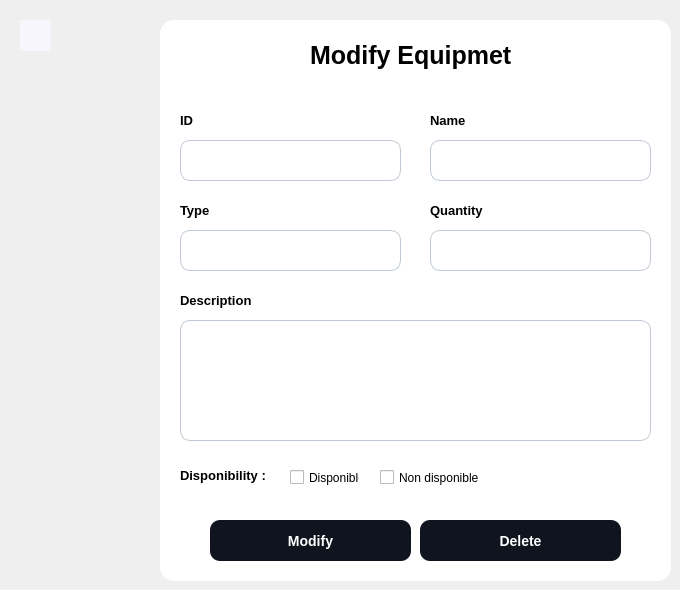
         <widget class="QWidget" name="page_3">
          <widget class="QLabel" name="title1_2">
           <property name="geometry">
            <rect>
             <x>310</x>
             <y>40</y>
             <width>221</width>
             <height>31</height>
            </rect>
           </property>
           <property name="styleSheet">
            <string notr="true">#title1_2 {
	font-size: 25px ; 
	font-weight:bold ; 
	
}</string>
           </property>
           <property name="text">
            <string>Modify Equipmet</string>
           </property>
          </widget>
          <widget class="QLabel" name="label_8">
           <property name="geometry">
            <rect>
             <x>180</x>
             <y>110</y>
             <width>21</width>
             <height>21</height>
            </rect>
           </property>
           <property name="styleSheet">
            <string notr="true">font-size:13px;
font-weight:bold ; </string>
           </property>
           <property name="text">
            <string>ID</string>
           </property>
          </widget>
          <widget class="QCheckBox" name="checkBox_3">
           <property name="geometry">
            <rect>
             <x>380</x>
             <y>467</y>
             <width>101</width>
             <height>21</height>
            </rect>
           </property>
           <property name="cursor">
            <cursorShape>PointingHandCursor</cursorShape>
           </property>
           <property name="text">
            <string>Non disponible</string>
           </property>
           <property name="autoExclusive">
            <bool>true</bool>
           </property>
           <property name="tristate">
            <bool>false</bool>
           </property>
          </widget>
          <widget class="QLineEdit" name="name_2">
           <property name="geometry">
            <rect>
             <x>430</x>
             <y>140</y>
             <width>221</width>
             <height>41</height>
            </rect>
           </property>
           <property name="styleSheet">
            <string notr="true">
	background-color:white ; 
	border-radius:10px ; 
	font-size:13px ; 
	padding-left : 15px ; 
	border:1px solid #BFC9D3 ; 
</string>
           </property>
          </widget>
          <widget class="QLineEdit" name="qnt_2">
           <property name="geometry">
            <rect>
             <x>430</x>
             <y>230</y>
             <width>221</width>
             <height>41</height>
            </rect>
           </property>
           <property name="styleSheet">
            <string notr="true">
	background-color:white ; 
	border-radius:10px ; 
	font-size:13px ; 
	padding-left : 15px ; 
	border:1px solid #BFC9D3 ; 
</string>
           </property>
          </widget>
          <widget class="QLabel" name="label_9">
           <property name="geometry">
            <rect>
             <x>180</x>
             <y>200</y>
             <width>31</width>
             <height>21</height>
            </rect>
           </property>
           <property name="styleSheet">
            <string notr="true">font-size:13px;
font-weight:bold ; </string>
           </property>
           <property name="text">
            <string>Type</string>
           </property>
          </widget>
          <widget class="QLabel" name="label_10">
           <property name="geometry">
            <rect>
             <x>180</x>
             <y>290</y>
             <width>81</width>
             <height>21</height>
            </rect>
           </property>
           <property name="styleSheet">
            <string notr="true">font-size:13px;
font-weight:bold ; </string>
           </property>
           <property name="text">
            <string>Description</string>
           </property>
          </widget>
          <widget class="QLineEdit" name="ID_2">
           <property name="enabled">
            <bool>false</bool>
           </property>
           <property name="geometry">
            <rect>
             <x>180</x>
             <y>140</y>
             <width>221</width>
             <height>41</height>
            </rect>
           </property>
           <property name="styleSheet">
            <string notr="true">
	background-color:white ; 
	border-radius:10px ; 
	font-size:13px ; 
	padding-left : 15px ; 
	border:1px solid #BFC9D3 ; 
</string>
           </property>
          </widget>
          <widget class="QWidget" name="add_container_2" native="true">
           <property name="geometry">
            <rect>
             <x>160</x>
             <y>20</y>
             <width>511</width>
             <height>561</height>
            </rect>
           </property>
           <property name="styleSheet">
            <string notr="true">background-color :white ; 
border-radius :14px ; 
</string>
           </property>
           <widget class="QPushButton" name="modify">
            <property name="geometry">
             <rect>
              <x>50</x>
              <y>500</y>
              <width>201</width>
              <height>41</height>
             </rect>
            </property>
            <property name="cursor">
             <cursorShape>PointingHandCursor</cursorShape>
            </property>
            <property name="styleSheet">
             <string notr="true">QPushButton {
	background-color:#0F141E ; 
	border-radius:10px ; 
	color : white ; 
	font-size:14px ; 
	font-weight:bold; 
}

QPushButton::hover {
	background-color:#4AC7EA ; 
	color:white ; 
}</string>
            </property>
            <property name="text">
             <string>Modify</string>
            </property>
           </widget>
           <widget class="QPushButton" name="delete_2">
            <property name="geometry">
             <rect>
              <x>260</x>
              <y>500</y>
              <width>201</width>
              <height>41</height>
             </rect>
            </property>
            <property name="cursor">
             <cursorShape>PointingHandCursor</cursorShape>
            </property>
            <property name="styleSheet">
             <string notr="true">QPushButton {
	background-color:#0F141E ; 
	border-radius:10px ; 
	color : white ; 
	font-size:14px ; 
	font-weight:bold; 
}

QPushButton::hover {
	background-color:#D60002 ; 
	color:white ; 
}</string>
            </property>
            <property name="text">
             <string>Delete</string>
            </property>
           </widget>
           <widget class="QPushButton" name="pushButton">
            <property name="geometry">
             <rect>
              <x>480</x>
              <y>10</y>
              <width>21</width>
              <height>21</height>
             </rect>
            </property>
            <property name="cursor">
             <cursorShape>PointingHandCursor</cursorShape>
            </property>
            <property name="styleSheet">
             <string notr="true">QPushButton{
	image: url(:/icons/tsawer/code.svg);
 }

QPushButton::hover {
	image: url(:/icons/tsawer/code_hover.svg);
}</string>
            </property>
            <property name="text">
             <string/>
            </property>
           </widget>
          </widget>
          <widget class="QLineEdit" name="type_2">
           <property name="geometry">
            <rect>
             <x>180</x>
             <y>230</y>
             <width>221</width>
             <height>41</height>
            </rect>
           </property>
           <property name="styleSheet">
            <string notr="true">
	background-color:white ; 
	border-radius:10px ; 
	font-size:13px ; 
	padding-left : 15px ; 
	border:1px solid #BFC9D3 ; 
</string>
           </property>
          </widget>
          <widget class="QTextEdit" name="desc_2">
           <property name="geometry">
            <rect>
             <x>180</x>
             <y>320</y>
             <width>471</width>
             <height>121</height>
            </rect>
           </property>
           <property name="styleSheet">
            <string notr="true">
	background-color:white ; 
	border-radius:10px ; 
	font-size:13px ; 
	padding : 15px 0 0 15px ; 
	border:1px solid #BFC9D3 ; 

</string>
           </property>
          </widget>
          <widget class="QPushButton" name="back_2">
           <property name="geometry">
            <rect>
             <x>20</x>
             <y>20</y>
             <width>31</width>
             <height>31</height>
            </rect>
           </property>
           <property name="cursor">
            <cursorShape>PointingHandCursor</cursorShape>
           </property>
           <property name="styleSheet">
            <string notr="true">QPushButton {
	background-color:#F7F6FC; 
	border-radius:1px ; 
	image: url(:/arrow-left (1).svg);
}

QPushButton::hover {
	
	image: url(:/arrow-left.svg);
}</string>
           </property>
           <property name="text">
            <string/>
           </property>
          </widget>
          <widget class="QLabel" name="label_11">
           <property name="geometry">
            <rect>
             <x>430</x>
             <y>110</y>
             <width>41</width>
             <height>21</height>
            </rect>
           </property>
           <property name="styleSheet">
            <string notr="true">font-size:13px;
font-weight:bold ; </string>
           </property>
           <property name="text">
            <string>Name</string>
           </property>
          </widget>
          <widget class="QCheckBox" name="checkBox_4">
           <property name="geometry">
            <rect>
             <x>290</x>
             <y>467</y>
             <width>70</width>
             <height>21</height>
            </rect>
           </property>
           <property name="cursor">
            <cursorShape>PointingHandCursor</cursorShape>
           </property>
           <property name="text">
            <string>Disponible</string>
           </property>
           <property name="autoExclusive">
            <bool>true</bool>
           </property>
           <property name="tristate">
            <bool>false</bool>
           </property>
          </widget>
          <widget class="QLabel" name="label_12">
           <property name="geometry">
            <rect>
             <x>180</x>
             <y>460</y>
             <width>91</width>
             <height>31</height>
            </rect>
           </property>
           <property name="styleSheet">
            <string notr="true">font-size:13px;
font-weight:bold ; </string>
           </property>
           <property name="text">
            <string>Disponibility :</string>
           </property>
          </widget>
          <widget class="QLabel" name="label_13">
           <property name="geometry">
            <rect>
             <x>430</x>
             <y>200</y>
             <width>61</width>
             <height>21</height>
            </rect>
           </property>
           <property name="styleSheet">
            <string notr="true">font-size:13px;
font-weight:bold ; </string>
           </property>
           <property name="text">
            <string>Quantity</string>
           </property>
          </widget>
          <zorder>add_container_2</zorder>
          <zorder>title1_2</zorder>
          <zorder>label_8</zorder>
          <zorder>checkBox_3</zorder>
          <zorder>name_2</zorder>
          <zorder>qnt_2</zorder>
          <zorder>label_9</zorder>
          <zorder>label_10</zorder>
          <zorder>ID_2</zorder>
          <zorder>type_2</zorder>
          <zorder>desc_2</zorder>
          <zorder>back_2</zorder>
          <zorder>label_11</zorder>
          <zorder>checkBox_4</zorder>
          <zorder>label_12</zorder>
          <zorder>label_13</zorder>
         </widget>
